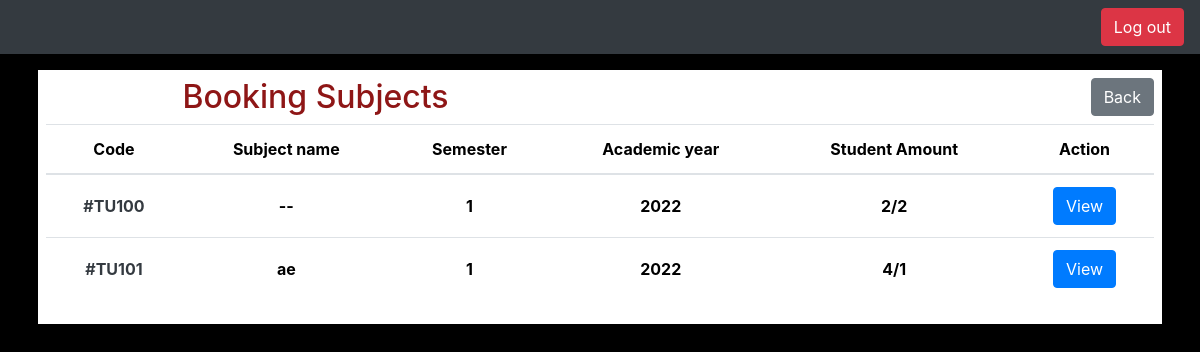
Before: /bookingsubject/ with the older database file.
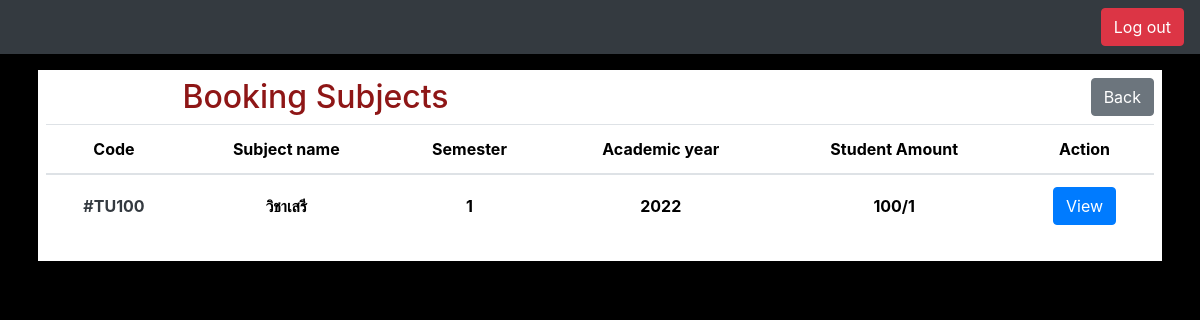
After: the same page with the newer database file.
### bookingsubject/models.py (models this page shows, shortened)
class Subject(models.Model):
    code = models.CharField(max_length=3, unique=True)
    subject_name = models.CharField(max_length=15)
    semester = models.CharField(max_length=1)
    academic_year = models.IntegerField()
    amount = models.IntegerField()
    status = models.BooleanField()
    student = models.IntegerField(default=0)

### bookingsubject/views.py (the view)
# urls.py: path('', views.index, name='booking_index'),
def index(req, data={"status": None, "message": None}):
    subjects = Subject.objects.all()
    return render(req, "bookingsubject/index.html", {
        "subjects": subjects,
        "message": data["message"],
        "status": data["status"]
    })

### bookingsubject/templates/bookingsubject/index.html (shortened to what this page needs)
{% extends 'bookingsubject/layout.html' %} {% block body %}
<div style="background-color: white" class="p-2">
  <div class="flex">
    <div class="row">
      <div class="col">
        <h2
          class="position-relative text-center justify-content-center head-text"
        >
          Booking Subjects
        </h2>
      </div>
      <div class="col">
        <a
          class="position-relative justify-content-end btn btn-secondary float-right"
          href="{% url 'index' %}"
          >Back</a
        >
      </div>
    </div>
  </div>
  <table class="table table-hover text-center">
    <thead>
      <tr class="sub-text">
        <th scope="col">Code</th>
        <th scope="col">Subject name</th>
        <th scope="col">Semester</th>
        <th scope="col">Academic year</th>
        <th scope="col">Student Amount</th>
        <th scope="col">Action</th>
      </tr>
    </thead>
    <tbody class="text text-center">
      {% for subject in subjects %}
      <tr>
        <th scope="row" class="text-dark align-middle">#{{ subject.code }}</th>
        <th class="align-middle">{{ subject.subject_name }}</th>
        <th class="align-middle">{{ subject.semester }}</th>
        <th class="align-middle">{{ subject.academic_year }}</th>
        <th class="align-middle">{{ subject.amount }}/{{ subject.student }}</th>
        <th class="align-middle">
          <div class="row">
            <div class="col">
              <a
                class="btn btn-primary"
                href="{% url 'subject_info' subject.id %}"
                >View</a
              >
            </div>
          </div>
        </th>
      </tr>
      {% empty %}
      <tr>
        <th colspan="7"><i>No data</i></th>
      </tr>
      {% endfor %}
    </tbody>
  </table>
</div>
{% endblock %}

Changed rows visible on the page:
removed Subject: code "TU101", subject_name "ae", semester "1", academic_year "2022", amount "4", student "1"
changed Subject "TU100": subject_name "--" → "วิชาเสรี"; amount "2" → "100"; student "2" → "1"
